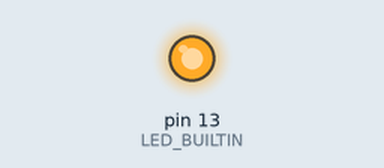
This sketch was run on a simulated Arduino Uno, built with avr-gcc and run on an emulated ATmega328P. Parts: output pins drawn as LEDs (lit = HIGH). What the sketch prints to the serial monitor is not drawn.

Above: at 0.1 s.
Timing chart, 0 to 1.6 s (numbered marks = the images above):
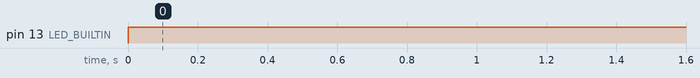

Measured:
- by itself, pin 13 (LED_BUILTIN): LOW → HIGH at 0.00 s

The sketch:

00-Blink.ino
```cpp
void setup() {
	Serial.begin(9600);
	pinMode(LED_BUILTIN, OUTPUT);
}

void loop() {
	Serial.println("光");
	digitalWrite(LED_BUILTIN, HIGH);
	delay(1000);

	Serial.println("闇");
	digitalWrite(LED_BUILTIN, HIGH);
	delay(1000);
}
```
